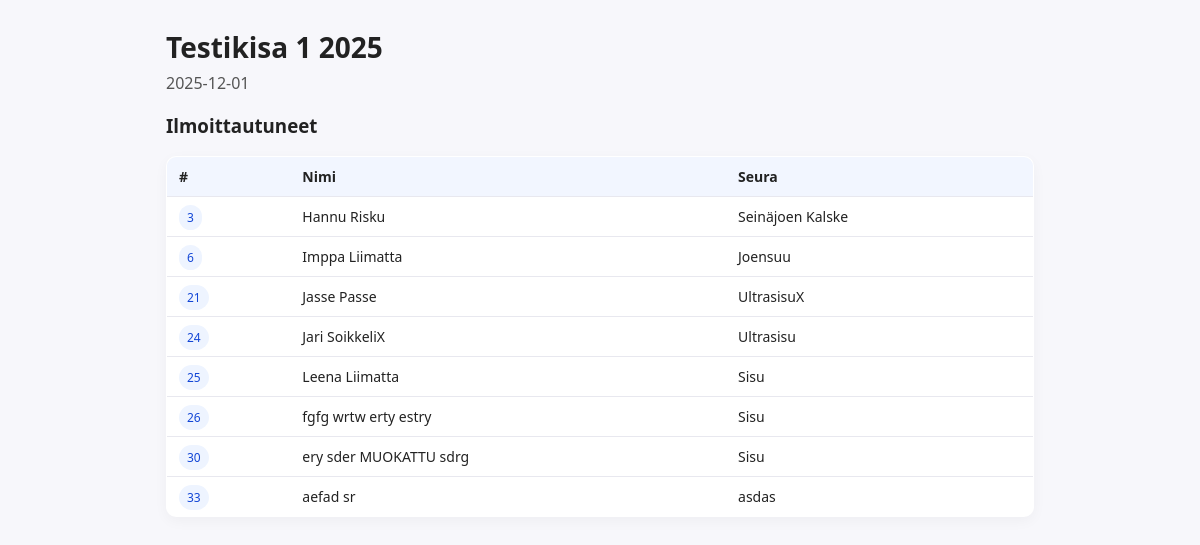
Page /list_ilmoittautuneet.php?kilpailu_id=5 on the committed database.
### tables this page shows
CREATE TABLE `kilpailut` (
  `id` int(11) NOT NULL,
  `nimi` varchar(255) NOT NULL,
  `ajankohta` date NOT NULL,
  `ilmoittautuminen_alku` date NOT NULL,
  `ilmoittautuminen_loppu` date NOT NULL,
  `maksimi_osallistujat` int(11) DEFAULT NULL,
  `info` text DEFAULT NULL,
  `luotu` timestamp NOT NULL DEFAULT current_timestamp()
);

CREATE TABLE `ilmoittautumiset` (
  `id` int(11) NOT NULL,
  `kilpailu_id` int(11) NOT NULL,
  `nimi` varchar(255) NOT NULL,
  `syntymaaika` date NOT NULL,
  `seura` varchar(255) DEFAULT NULL,
  `sahkoposti` varchar(255) NOT NULL,
  `muokkaus_token` varchar(64) NOT NULL,
  `muokkaus_token_luotu` datetime NOT NULL DEFAULT current_timestamp(),
  `kilpailunumero` int(11) DEFAULT NULL,
  `maksanut` tinyint(1) NOT NULL DEFAULT 0,
  `luotu` timestamp NOT NULL DEFAULT current_timestamp()
);

### list_ilmoittautuneet.php (the view, shortened to what this page needs)
<?php
require __DIR__ . '/config.php';
function h(string $s): string { return htmlspecialchars($s, ENT_QUOTES | ENT_SUBSTITUTE, 'UTF-8'); }
$kilpailuId = isset($_GET['kilpailu_id']) ? (int)$_GET['kilpailu_id'] : 0;
$kstmt = $pdo->prepare("SELECT id, nimi, ajankohta FROM kilpailut WHERE id = ?");
$kstmt->execute([$kilpailuId]);
$kilpailu = $kstmt->fetch(PDO::FETCH_ASSOC);
$stmt = $pdo->prepare("
  SELECT i.kilpailunumero, i.nimi, i.seura
  FROM ilmoittautumiset i
  WHERE i.maksanut = 1 AND i.kilpailu_id = ?
  ORDER BY i.kilpailunumero ASC
");
$stmt->execute([$kilpailuId]);
$rows = $stmt->fetchAll(PDO::FETCH_ASSOC);
?>
<!doctype html>
<html lang="fi">
<head>
</head>
<body>
<div class="wrap">
  <h1><?= h($kilpailu['nimi']) ?></h1>
  <?php if (!empty($kilpailu['ajankohta'])): ?>
    <p class="sub"><?= h($kilpailu['ajankohta']) ?></p>
  <?php endif; ?>
  <h3>Ilmoittautuneet</h3>
  <table class="table" role="table">
    <thead>
      <tr>
        <th>#</th>
        <th>Nimi</th>
        <th>Seura</th>
      </tr>
    </thead>
    <tbody>
    <?php if (!$rows): ?>
      <tr><td colspan="3">Ei maksaneita löytynyt.</td></tr>
    <?php else: foreach ($rows as $r): ?>
      <tr>
        <td><span class="pill"><?= h((string)$r['kilpailunumero']) ?></span></td>
        <td><?= h($r['nimi']) ?></td>
        <td><?= h($r['seura'] ?? '') ?></td>
      </tr>
    <?php endforeach; endif; ?>
    </tbody>
  </table>
</div>
</body>
</html>

### list_ilmoittautuneet.php (style rules this page uses)
:root { --blue:#0d6efd; --bg:#f7f7fb; --border:#e8e8ef; --text:#222; }
* { box-sizing: border-box; }
body { margin:0; font-family: system-ui, -apple-system, Segoe UI, Roboto, Arial, sans-serif; background:var(--bg); color:var(--text); }
.wrap { max-width: 900px; margin: 28px auto; padding: 0 16px; }
h1 { font-size: 28px; margin: 0 0 6px; }
.sub { color:#555; margin:0 0 16px; }
.table { width:100%; border-collapse: collapse; background:#fff; border:1px solid var(--border); border-radius:10px; overflow:hidden; box-shadow:0 4px 14px rgba(0,0,0,.04); }
.table th, .table td { padding:10px 12px; border-bottom:1px solid var(--border); font-size:14px; }
.table th { background:#f2f6ff; text-align:left; font-weight:600; }
.table tr:last-child td { border-bottom:none; }
.pill { background:#eef4ff; color:#1246d6; padding:4px 8px; border-radius: 999px; font-size:12px; }

### rows in the picture
kilpailut: nimi "Testikisa 1 2025", ajankohta "2025-12-01"
ilmoittautumiset: kilpailunumero "3", nimi "Hannu Risku", seura "Seinäjoen Kalske"
ilmoittautumiset: kilpailunumero "6", nimi "Imppa Liimatta", seura "Joensuu"
ilmoittautumiset: kilpailunumero "21", nimi "Jasse Passe", seura "UltrasisuX"
ilmoittautumiset: kilpailunumero "24", nimi "Jari SoikkeliX", seura "Ultrasisu"
ilmoittautumiset: kilpailunumero "25", nimi "Leena Liimatta", seura "Sisu"
ilmoittautumiset: kilpailunumero "26", nimi "fgfg wrtw erty estry", seura "Sisu"
ilmoittautumiset: kilpailunumero "30", nimi "ery sder MUOKATTU sdrg", seura "Sisu"
ilmoittautumiset: kilpailunumero "33", nimi "aefad sr", seura "asdas"
